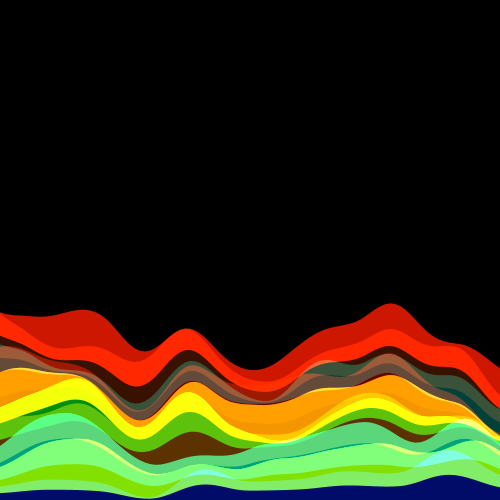
Frame 1 (no input)
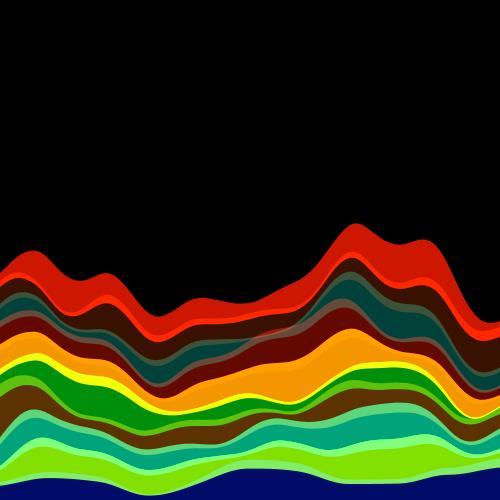
Frame 60 (the mouse pressed at the canvas centre just before this capture)
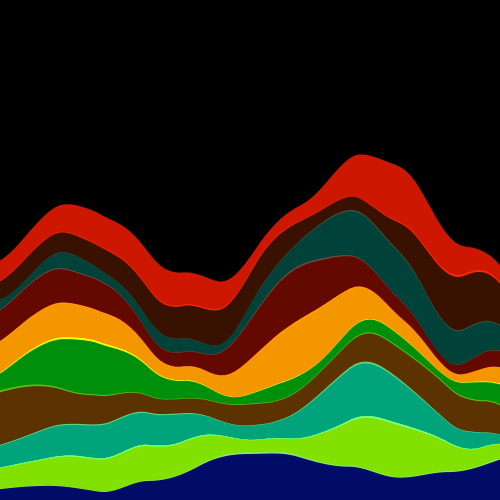
Frame 120 (the mouse held since frame 60 and released just before this capture)

The Processing sketch that drew these frames (run headless with seeded random() and noise(); from frame 60 on, the mouse is pressed at the canvas centre):

// Processing sketch: Stream_Graph_with_Stacked_to_Grouped_Bars
// ── Stream_Graph_with_Stacked_to_Grouped_Bars.pde
//inspired by these site https://observablehq.com/@d3/streamgraph-transitions
//https://observablehq.com/@d3/stacked-to-grouped-bars
int res = 100;
int ng = 10;//number of graph
float nsize = 1;//noise size 0.1
float zoff = 0;
ArrayList<Graph> graphs = new ArrayList<Graph>();

void setup(){
  size(500, 500);
  //fullScreen();
  noiseDetail(2);
  blendMode(ADD);
  noStroke();
  colorMode(HSB, 360, 100, 100, 100);
  for(int i=0; i<ng; i++){
    graphs.add(new Graph());
  }
}

void keyPressed(){
  if(key == 'r'){
    graphs = new ArrayList<Graph>();
    for(int i=0; i<ng; i++){
      graphs.add(new Graph());
    }
  }
}

void draw(){
  background(0);
  for(Graph graph : graphs){
    graph.update();
  }
  for(Graph graph : graphs){
    //graph.show();
  }
  float[] biases = new float[res+1];
  for(int i=0; i<ng; i++){
    Graph graph = graphs.get(i);
    biases = graph.showBiasedData(biases,0.5+sin(float(frameCount)/100)*0.5);
  }
  zoff += 0.01;
}

class Graph{
  color col;
  float toff;//this graph zoffset
  float[] datas = new float[res+1];
  
  Graph(){
    col = color(random(360), 100, random(20, 100));
    toff = random(10);
  }
  
  void update(){
    for(int i=0; i<=res; i++){
      float x = map(i, 0, res, 0, width);
      float y = noise(x/res*nsize+toff, zoff)*height/5;
      datas[i] = y;
    }
  }
  
  float[] showBiasedData(float[] biases, float fac){
    float[] results = new float[res+1];
    for(int i=0; i<=res; i++){
      results[i] = datas[i] + biases[i];
    }
    fill(col);
    beginShape();
    for(int i=0; i<=res; i++){
      float x = map(i, 0, res, 0, width);
      float y = biases[i]*fac;
      vertex(x, height-y);
    }
    for(int i=res; i>=0; i--){
      float x = map(i, 0, res, 0, width);
      float y = datas[i] + biases[i]*fac;
      vertex(x, height-y);
    }
    endShape();
    return results;
  }
  
  void show(){
    fill(col);
    beginShape();
    vertex(0, height);
    for(int i=0; i<=res; i++){
      float x = map(i, 0, res, 0, width);
      float y = datas[i];
      vertex(x, height-y);
    }
    vertex(width, height);
    endShape();
  }
}
